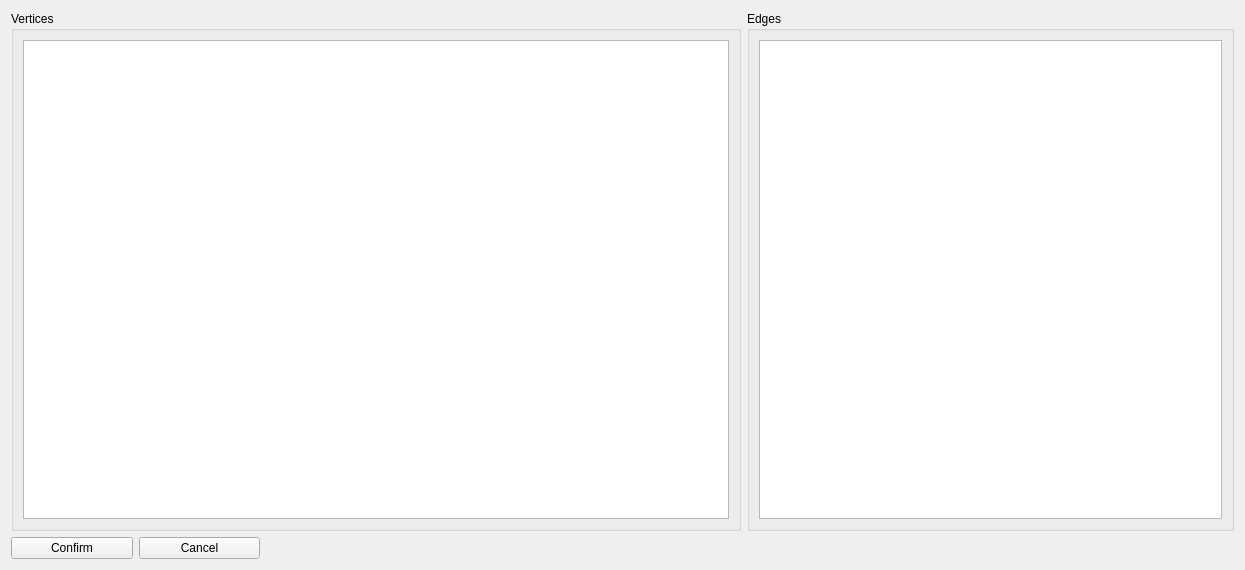
<?xml version="1.0" encoding="UTF-8"?>
<ui version="4.0">
 <class>Editor</class>
 <widget class="QWidget" name="Editor">
  <property name="geometry">
   <rect>
    <x>0</x>
    <y>0</y>
    <width>1245</width>
    <height>570</height>
   </rect>
  </property>
  <property name="windowTitle">
   <string>Form</string>
  </property>
  <layout class="QVBoxLayout" name="verticalLayout" stretch="90,10">
   <item>
    <layout class="QHBoxLayout" name="horizontalLayout_2" stretch="6,4">
     <item>
      <widget class="QGroupBox" name="groupBox">
       <property name="title">
        <string>Vertices</string>
       </property>
       <layout class="QVBoxLayout" name="verticalLayout_2">
        <item>
         <widget class="QTableWidget" name="vertexTable">
          <property name="editTriggers">
           <set>QAbstractItemView::EditTrigger::NoEditTriggers</set>
          </property>
          <property name="selectionMode">
           <enum>QAbstractItemView::SelectionMode::NoSelection</enum>
          </property>
          <property name="showGrid">
           <bool>false</bool>
          </property>
          <attribute name="horizontalHeaderVisible">
           <bool>false</bool>
          </attribute>
          <attribute name="verticalHeaderVisible">
           <bool>false</bool>
          </attribute>
         </widget>
        </item>
       </layout>
      </widget>
     </item>
     <item>
      <widget class="QGroupBox" name="groupBox_2">
       <property name="title">
        <string>Edges</string>
       </property>
       <layout class="QVBoxLayout" name="verticalLayout_3">
        <item>
         <widget class="QTableWidget" name="edgeTable">
          <property name="editTriggers">
           <set>QAbstractItemView::EditTrigger::NoEditTriggers</set>
          </property>
          <property name="selectionMode">
           <enum>QAbstractItemView::SelectionMode::NoSelection</enum>
          </property>
          <property name="showGrid">
           <bool>false</bool>
          </property>
          <attribute name="horizontalHeaderVisible">
           <bool>false</bool>
          </attribute>
          <attribute name="verticalHeaderVisible">
           <bool>false</bool>
          </attribute>
         </widget>
        </item>
       </layout>
      </widget>
     </item>
    </layout>
   </item>
   <item>
    <layout class="QHBoxLayout" name="horizontalLayout" stretch="10,10,80">
     <property name="sizeConstraint">
      <enum>QLayout::SizeConstraint::SetDefaultConstraint</enum>
     </property>
     <item>
      <widget class="QPushButton" name="confirmBtn">
       <property name="text">
        <string>Confirm</string>
       </property>
      </widget>
     </item>
     <item>
      <widget class="QPushButton" name="cancelBtn">
       <property name="text">
        <string>Cancel</string>
       </property>
      </widget>
     </item>
     <item>
      <spacer name="horizontalSpacer">
       <property name="orientation">
        <enum>Qt::Orientation::Horizontal</enum>
       </property>
       <property name="sizeHint" stdset="0">
        <size>
         <width>40</width>
         <height>20</height>
        </size>
       </property>
      </spacer>
     </item>
    </layout>
   </item>
  </layout>
 </widget>
 <resources/>
 <connections/>
</ui>
